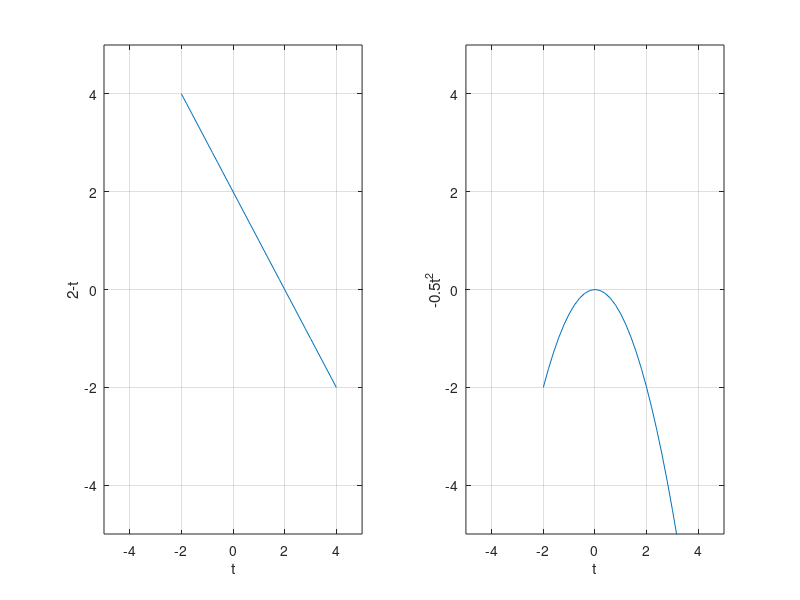
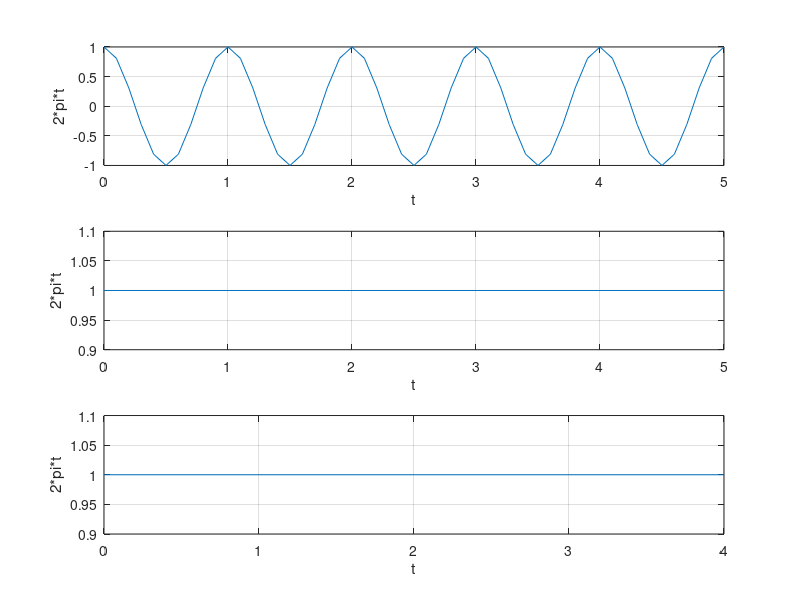

Recreate these plots in MATLAB, in order.
% FILE: Ex3.m
% NAME: LUKE JIANG
% DESCRIPTION: Matlab Plotting Basics

% Clear all variables ans close all windows
clear all;
close all;

% PART A
Fs = 5;
t = -2:(1/Fs):4;
x = 2 - t;
figure;
subplot(1,2,1);
plot(t, x);
    xlim([-5 5]);
    ylim([-5 5]);
    grid on;
    xlabel('t');
    ylabel('2-t');
% PART B
y = -0.5*t.^2;
subplot(1,2,2);
plot(t, y);
    xlim([-5 5]);
    ylim([-5 5]);
    grid on;
    xlabel('t');
    ylabel('-0.5t^2');
% PART C
figure;
Fs1 = 10;
Fs2 = 1;
Fs3 = 0.5;
t = 0:(1/Fs1):5;
x = cos(2*pi.*t);
subplot(3,1,1);
plot(t, x);
    grid on;
    xlabel('t');
    ylabel('2*pi*t');
t = 0:(1/Fs2):5;
x = cos(2*pi.*t);
subplot(3,1,2);
plot(t, x);
    grid on;
    xlabel('t');
    ylabel('2*pi*t');
t = 0:(1/Fs3):5;
x = cos(2*pi.*t);
subplot(3,1,3);
plot(t, x);
    grid on;
    xlabel('t');
    ylabel('2*pi*t');
    
